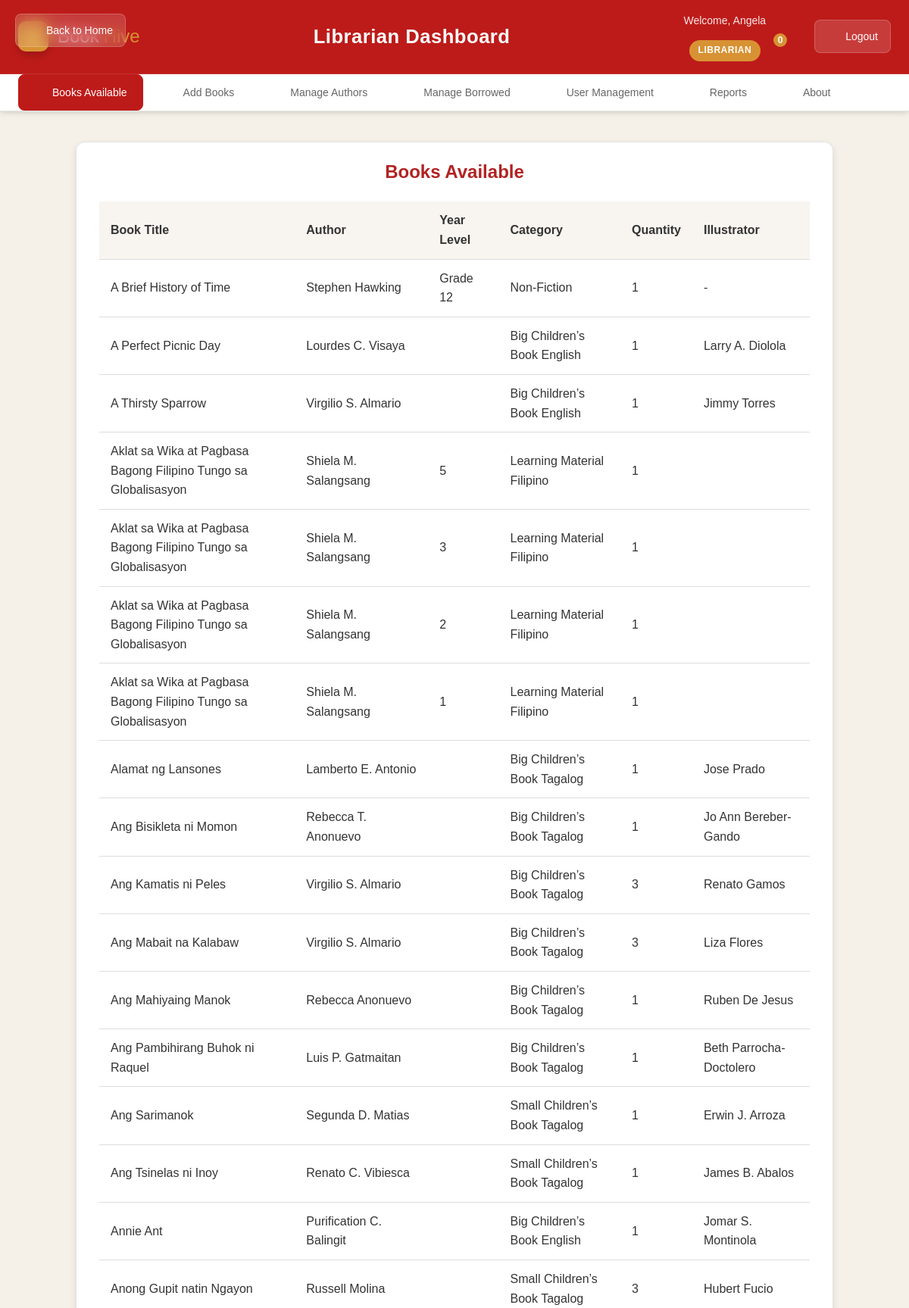
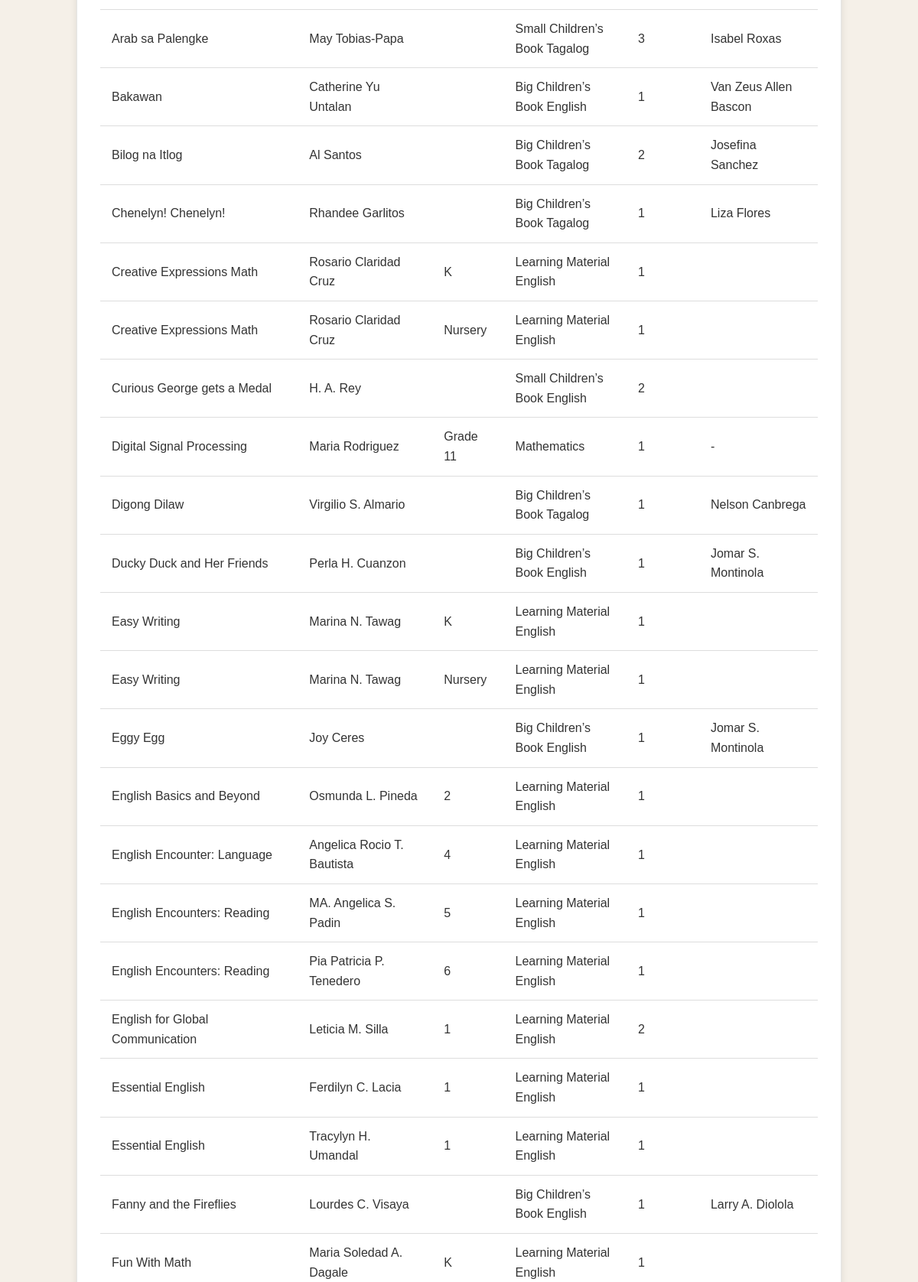
The page /books_available.php (signed in, upper part) on the database its author committed (2 pictures, top to bottom).
### tables this page shows
CREATE TABLE `books` (
  `book_id` int(11) NOT NULL,
  `title` varchar(200) NOT NULL,
  `author_id` int(11) NOT NULL,
  `genre_id` int(11) NOT NULL,
  `year_level` varchar(20) DEFAULT NULL,
  `illustrator` varchar(100) DEFAULT NULL,
  `quantity_total` int(11) NOT NULL DEFAULT 1 CHECK (`quantity_total` >= 1),
  `quantity_available` int(11) NOT NULL DEFAULT 1 CHECK (`quantity_available` >= 0),
  `date_added` date NOT NULL,
  `created_at` timestamp NOT NULL DEFAULT current_timestamp()
);

CREATE TABLE `authors` (
  `author_id` int(11) NOT NULL,
  `author_name` varchar(100) NOT NULL,
  `biography` text DEFAULT NULL,
  `created_at` timestamp NOT NULL DEFAULT current_timestamp()
);

CREATE TABLE `genres` (
  `genre_id` int(11) NOT NULL,
  `genre_name` varchar(50) NOT NULL,
  `description` text DEFAULT NULL,
  `created_at` timestamp NOT NULL DEFAULT current_timestamp()
);

### books_available.php (the view, shortened to what this page needs)
<?php
require_once 'header.php';
$books = [];
$sql = "SELECT b.book_id, b.title, a.author_name, b.year_level, g.genre_name, b.quantity_available, b.illustrator
        FROM books b
        LEFT JOIN authors a ON b.author_id = a.author_id
        LEFT JOIN genres g ON b.genre_id = g.genre_id
        WHERE b.quantity_available > 0
        ORDER BY b.title ASC";
if ($result = $conn->query($sql)) {
    while ($row = $result->fetch_assoc()) {
        $books[] = $row;
    }
} else {
    echo "Error: " . $conn->error;
}
?>
<div class="table-container">
    <h2>Books Available</h2>
    <table>
        <thead>
            <tr>
                <th>Book Title</th>
                <th>Author</th>
                <th>Year Level</th>
                <th>Category</th>
                <th>Quantity</th>
                <th>Illustrator</th>
            </tr>
        </thead>
        <tbody id="books-list">
            <?php if (!empty($books)): ?>
                <?php foreach ($books as $book): ?>
                    <tr>
                        <td><?php echo htmlspecialchars($book['title']); ?></td>
                        <td><?php echo htmlspecialchars($book['author_name'] ?? 'N/A'); ?></td>
                        <td><?php echo htmlspecialchars($book['year_level'] ?? 'N/A'); ?></td>
                        <td><?php echo htmlspecialchars($book['genre_name'] ?? 'N/A'); ?></td>
                        <td><?php echo htmlspecialchars($book['quantity_available']); ?></td>
                        <td><?php echo htmlspecialchars($book['illustrator'] ?? '-'); ?></td>
                    </tr>
                <?php endforeach; ?>
            <?php else: ?>
                <tr><td colspan='6'>No books currently available.</td></tr>
            <?php endif; ?>
        </tbody>
    </table>
</div>
<?php
require_once 'footer.php';
?>

### rows shown on the page
books: title "A Brief History of Time", author.author_name "Stephen Hawking", year_level "Grade 12", genre.genre_name "Non-Fiction", quantity_available "1", illustrator "-"
books: title "A Perfect Picnic Day", author.author_name "Lourdes C. Visaya", genre.genre_name "Big Children’s Book English", quantity_available "1", illustrator "Larry A. Diolola"
books: title "A Thirsty Sparrow", author.author_name "Virgilio S. Almario", genre.genre_name "Big Children’s Book English", quantity_available "1", illustrator "Jimmy Torres"
books: title "Aklat sa Wika at Pagbasa Bagong Filipino Tungo sa Globalisasyon", author.author_name "Shiela M. Salangsang", year_level "5", genre.genre_name "Learning Material Filipino", quantity_available "1"
books: title "Aklat sa Wika at Pagbasa Bagong Filipino Tungo sa Globalisasyon", author.author_name "Shiela M. Salangsang", year_level "3", genre.genre_name "Learning Material Filipino", quantity_available "1"
books: title "Aklat sa Wika at Pagbasa Bagong Filipino Tungo sa Globalisasyon", author.author_name "Shiela M. Salangsang", year_level "2", genre.genre_name "Learning Material Filipino", quantity_available "1"
books: title "Aklat sa Wika at Pagbasa Bagong Filipino Tungo sa Globalisasyon", author.author_name "Shiela M. Salangsang", year_level "1", genre.genre_name "Learning Material Filipino", quantity_available "1"
books: title "Alamat ng Lansones", author.author_name "Lamberto E. Antonio", genre.genre_name "Big Children’s Book Tagalog", quantity_available "1", illustrator "Jose Prado"
books: title "Ang Bisikleta ni Momon", author.author_name "Rebecca T. Anonuevo", genre.genre_name "Big Children’s Book Tagalog", quantity_available "1", illustrator "Jo Ann Bereber-Gando"
books: title "Ang Kamatis ni Peles", author.author_name "Virgilio S. Almario", genre.genre_name "Big Children’s Book Tagalog", quantity_available "3", illustrator "Renato Gamos"
books: title "Ang Mabait na Kalabaw", author.author_name "Virgilio S. Almario", genre.genre_name "Big Children’s Book Tagalog", quantity_available "3", illustrator "Liza Flores"
books: title "Ang Mahiyaing Manok", author.author_name "Rebecca Anonuevo", genre.genre_name "Big Children’s Book Tagalog", quantity_available "1", illustrator "Ruben De Jesus"
books: title "Ang Pambihirang Buhok ni Raquel", author.author_name "Luis P. Gatmaitan", genre.genre_name "Big Children’s Book Tagalog", quantity_available "1", illustrator "Beth Parrocha-Doctolero"
books: title "Ang Sarimanok", author.author_name "Segunda D. Matias", genre.genre_name "Small Children’s Book Tagalog", quantity_available "1", illustrator "Erwin J. Arroza"
books: title "Ang Tsinelas ni Inoy", author.author_name "Renato C. Vibiesca", genre.genre_name "Small Children’s Book Tagalog", quantity_available "1", illustrator "James B. Abalos"
books: title "Annie Ant", author.author_name "Purification C. Balingit", genre.genre_name "Big Children’s Book English", quantity_available "1", illustrator "Jomar S. Montinola"
books: title "Anong Gupit natin Ngayon", author.author_name "Russell Molina", genre.genre_name "Small Children’s Book Tagalog", quantity_available "3", illustrator "Hubert Fucio"
books: title "Arab sa Palengke", author.author_name "May Tobias-Papa", genre.genre_name "Small Children’s Book Tagalog", quantity_available "3", illustrator "Isabel Roxas"
books: title "Bakawan", author.author_name "Catherine Yu Untalan", genre.genre_name "Big Children’s Book English", quantity_available "1", illustrator "Van Zeus Allen Bascon"
books: title "Bilog na Itlog", author.author_name "Al Santos", genre.genre_name "Big Children’s Book Tagalog", quantity_available "2", illustrator "Josefina Sanchez"
books: title "Chenelyn! Chenelyn!", author.author_name "Rhandee Garlitos", genre.genre_name "Big Children’s Book Tagalog", quantity_available "1", illustrator "Liza Flores"
books: title "Creative Expressions Math", author.author_name "Rosario Claridad Cruz", year_level "K", genre.genre_name "Learning Material English", quantity_available "1"
books: title "Creative Expressions Math", author.author_name "Rosario Claridad Cruz", year_level "Nursery", genre.genre_name "Learning Material English", quantity_available "1"
books: title "Curious George gets a Medal", author.author_name "H. A. Rey", genre.genre_name "Small Children’s Book English", quantity_available "2"
books: title "Digital Signal Processing", author.author_name "Maria Rodriguez", year_level "Grade 11", genre.genre_name "Mathematics", quantity_available "1", illustrator "-"
books: title "Digong Dilaw", author.author_name "Virgilio S. Almario", genre.genre_name "Big Children’s Book Tagalog", quantity_available "1", illustrator "Nelson Canbrega"
books: title "Ducky Duck and Her Friends", author.author_name "Perla H. Cuanzon", genre.genre_name "Big Children’s Book English", quantity_available "1", illustrator "Jomar S. Montinola"
books: title "Easy Writing", author.author_name "Marina N. Tawag", year_level "K", genre.genre_name "Learning Material English", quantity_available "1"
books: title "Easy Writing", author.author_name "Marina N. Tawag", year_level "Nursery", genre.genre_name "Learning Material English", quantity_available "1"
books: title "Eggy Egg", author.author_name "Joy Ceres", genre.genre_name "Big Children’s Book English", quantity_available "1", illustrator "Jomar S. Montinola"
books: title "English Basics and Beyond", author.author_name "Osmunda L. Pineda", year_level "2", genre.genre_name "Learning Material English", quantity_available "1"
books: title "English Encounter: Language", author.author_name "Angelica Rocio T. Bautista", year_level "4", genre.genre_name "Learning Material English", quantity_available "1"
books: title "English Encounters: Reading", author.author_name "MA. Angelica S. Padin", year_level "5", genre.genre_name "Learning Material English", quantity_available "1"
books: title "English Encounters: Reading", author.author_name "Pia Patricia P. Tenedero", year_level "6", genre.genre_name "Learning Material English", quantity_available "1"
books: title "English for Global Communication", author.author_name "Leticia M. Silla", year_level "1", genre.genre_name "Learning Material English", quantity_available "2"
books: title "Essential English", author.author_name "Ferdilyn C. Lacia", year_level "1", genre.genre_name "Learning Material English", quantity_available "1"
books: title "Essential English", author.author_name "Tracylyn H. Umandal", year_level "1", genre.genre_name "Learning Material English", quantity_available "1"
books: title "Fanny and the Fireflies", author.author_name "Lourdes C. Visaya", genre.genre_name "Big Children’s Book English", quantity_available "1", illustrator "Larry A. Diolola"
books: title "Fun With Math", author.author_name "Maria Soledad A. Dagale", year_level "K", genre.genre_name "Learning Material English", quantity_available "1"

### other values the page prints
$current_role "Librarian"
explode(' ', $full_name)[0] "Angela"
$current_role "LIBRARIAN"
